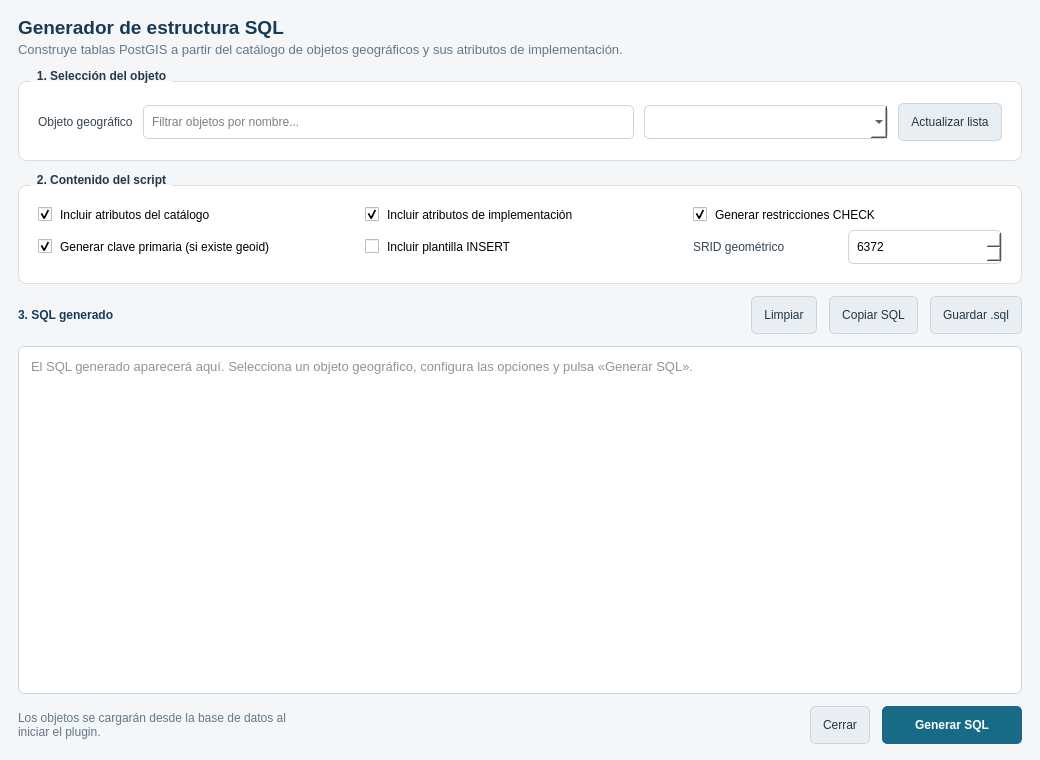
<?xml version="1.0" encoding="UTF-8"?>
<ui version="4.0">
 <class>catSQLDialogBase</class>
 <widget class="QDialog" name="catSQLDialogBase">
  <property name="geometry"><rect><x>0</x><y>0</y><width>1040</width><height>760</height></rect></property>
  <property name="minimumSize"><size><width>860</width><height>620</height></size></property>
  <property name="windowTitle"><string>Generador SQL geográfico</string></property>
  <property name="styleSheet"><string notr="true">QDialog { background-color: #f4f6f8; color: #25313c; }
QGroupBox { background-color: #ffffff; border: 1px solid #d7dee5; border-radius: 8px; margin-top: 12px; padding: 12px 10px 10px 10px; font-weight: 600; }
QGroupBox::title { subcontrol-origin: margin; left: 12px; padding: 0 5px; color: #263746; }
QLabel#labelTitulo { color: #173b57; font-size: 19px; font-weight: 700; }
QLabel#labelSubtitulo { color: #657786; font-size: 10pt; }
QLabel { color: #344451; }
QComboBox, QLineEdit, QSpinBox { background: #ffffff; border: 1px solid #cbd5df; border-radius: 5px; padding: 6px; min-height: 20px; }
QComboBox:focus, QLineEdit:focus, QSpinBox:focus { border: 1px solid #2878a8; }
QPushButton { background-color: #e9eef3; color: #243746; border: 1px solid #cbd5df; border-radius: 5px; padding: 7px 12px; min-height: 22px; }
QPushButton:hover { background-color: #dce7ef; }
QPushButton:disabled { color: #8b98a3; background-color: #eef1f4; }
QPushButton#pushButton { background-color: #176b87; color: #ffffff; border: 1px solid #176b87; font-weight: 600; }
QPushButton#pushButton:hover { background-color: #12566d; }
QPlainTextEdit { background-color: #ffffff; color: #202a33; border: 1px solid #cbd5df; border-radius: 6px; padding: 8px; selection-background-color: #c9e5f2; font-family: Consolas, 'Courier New', monospace; font-size: 10pt; }
QCheckBox { spacing: 8px; }
QLabel#labelEstado { color: #657786; }
</string></property>
  <layout class="QVBoxLayout" name="verticalLayoutPrincipal">
   <property name="leftMargin"><number>18</number></property><property name="topMargin"><number>16</number></property><property name="rightMargin"><number>18</number></property><property name="bottomMargin"><number>16</number></property><property name="spacing"><number>12</number></property>
   <item>
    <layout class="QVBoxLayout" name="layoutEncabezado">
     <property name="spacing"><number>3</number></property>
     <item><widget class="QLabel" name="labelTitulo"><property name="text"><string>Generador de estructura SQL</string></property></widget></item>
     <item><widget class="QLabel" name="labelSubtitulo"><property name="text"><string>Construye tablas PostGIS a partir del catálogo de objetos geográficos y sus atributos de implementación.</string></property><property name="wordWrap"><bool>true</bool></property></widget></item>
    </layout>
   </item>
   <item>
    <widget class="QGroupBox" name="groupBoxOrigen">
     <property name="title"><string>1. Selección del objeto</string></property>
     <layout class="QGridLayout" name="gridLayoutOrigen">
      <property name="horizontalSpacing"><number>10</number></property><property name="verticalSpacing"><number>8</number></property>
      <item row="0" column="0"><widget class="QLabel" name="labelObjeto"><property name="text"><string>Objeto geográfico</string></property></widget></item>
      <item row="0" column="1"><widget class="QLineEdit" name="lineEditBuscarObjeto"><property name="placeholderText"><string>Filtrar objetos por nombre...</string></property><property name="clearButtonEnabled"><bool>true</bool></property></widget></item>
      <item row="0" column="2"><widget class="QComboBox" name="comboBox"><property name="toolTip"><string>Lista de objetos cargados desde PostgreSQL al iniciar el plugin.</string></property><property name="minimumContentsLength"><number>24</number></property><property name="sizeAdjustPolicy"><enum>QComboBox::AdjustToMinimumContentsLengthWithIcon</enum></property></widget></item>
      <item row="0" column="3"><widget class="QPushButton" name="buttonRecargarObjetos"><property name="text"><string>Actualizar lista</string></property><property name="toolTip"><string>Vuelve a consultar los objetos en la base de datos.</string></property></widget></item>
     </layout>
    </widget>
   </item>
   <item>
    <widget class="QGroupBox" name="groupBoxConfiguracion">
     <property name="title"><string>2. Contenido del script</string></property>
     <layout class="QGridLayout" name="gridLayoutConfiguracion">
      <property name="horizontalSpacing"><number>18</number></property><property name="verticalSpacing"><number>8</number></property>
      <item row="0" column="0"><widget class="QCheckBox" name="checkBoxCatalogo"><property name="text"><string>Incluir atributos del catálogo</string></property><property name="checked"><bool>true</bool></property></widget></item>
      <item row="0" column="1"><widget class="QCheckBox" name="checkBoxImplementacion"><property name="text"><string>Incluir atributos de implementación</string></property><property name="checked"><bool>true</bool></property></widget></item>
      <item row="0" column="2"><widget class="QCheckBox" name="checkBoxChecks"><property name="text"><string>Generar restricciones CHECK</string></property><property name="checked"><bool>true</bool></property></widget></item>
      <item row="1" column="0"><widget class="QCheckBox" name="checkBoxClavePrimaria"><property name="text"><string>Generar clave primaria (si existe geoid)</string></property><property name="checked"><bool>true</bool></property></widget></item>
      <item row="1" column="1"><widget class="QCheckBox" name="checkBoxInsert"><property name="text"><string>Incluir plantilla INSERT</string></property><property name="checked"><bool>false</bool></property></widget></item>
      <item row="1" column="2"><layout class="QHBoxLayout" name="layoutSrid"><item><widget class="QLabel" name="labelSrid"><property name="text"><string>SRID geométrico</string></property></widget></item><item><widget class="QSpinBox" name="spinBoxSRID"><property name="minimum"><number>1</number></property><property name="maximum"><number>999999</number></property><property name="value"><number>6372</number></property></widget></item></layout></item>
     </layout>
    </widget>
   </item>
   <item>
    <layout class="QHBoxLayout" name="layoutEtiquetaSQL">
     <item><widget class="QLabel" name="labelSQL"><property name="text"><string>3. SQL generado</string></property><property name="styleSheet"><string notr="true">font-weight: 700; color: #173b57;</string></property></widget></item>
     <item><spacer name="horizontalSpacerSQL"><property name="orientation"><enum>Qt::Horizontal</enum></property><property name="sizeHint" stdset="0"><size><width>40</width><height>20</height></size></property></spacer></item>
     <item><widget class="QPushButton" name="buttonLimpiarSQL"><property name="text"><string>Limpiar</string></property></widget></item>
     <item><widget class="QPushButton" name="buttonCopiarSQL"><property name="text"><string>Copiar SQL</string></property></widget></item>
     <item><widget class="QPushButton" name="buttonGuardarSQL"><property name="text"><string>Guardar .sql</string></property></widget></item>
    </layout>
   </item>
   <item>
    <widget class="QPlainTextEdit" name="plainTextEdit">
     <property name="placeholderText"><string>El SQL generado aparecerá aquí. Selecciona un objeto geográfico, configura las opciones y pulsa «Generar SQL».</string></property>
     <property name="lineWrapMode"><enum>QPlainTextEdit::NoWrap</enum></property>
     <property name="tabChangesFocus"><bool>false</bool></property>
    </widget>
   </item>
   <item>
    <layout class="QHBoxLayout" name="layoutPie">
     <item><widget class="QLabel" name="labelEstado"><property name="text"><string>Los objetos se cargarán desde la base de datos al iniciar el plugin.</string></property><property name="wordWrap"><bool>true</bool></property></widget></item>
     <item><spacer name="horizontalSpacerPie"><property name="orientation"><enum>Qt::Horizontal</enum></property><property name="sizeHint" stdset="0"><size><width>40</width><height>20</height></size></property></spacer></item>
     <item><widget class="QPushButton" name="buttonCerrar"><property name="text"><string>Cerrar</string></property></widget></item>
     <item><widget class="QPushButton" name="pushButton"><property name="minimumSize"><size><width>140</width><height>36</height></size></property><property name="text"><string>Generar SQL</string></property><property name="default"><bool>true</bool></property></widget></item>
    </layout>
   </item>
  </layout>
 </widget>
 <resources/>
 <connections>
  <connection><sender>buttonCerrar</sender><signal>clicked()</signal><receiver>catSQLDialogBase</receiver><slot>reject()</slot><hints><hint type="sourcelabel"><x>850</x><y>720</y></hint><hint type="destinationlabel"><x>1000</x><y>740</y></hint></hints></connection>
 </connections>
</ui>
